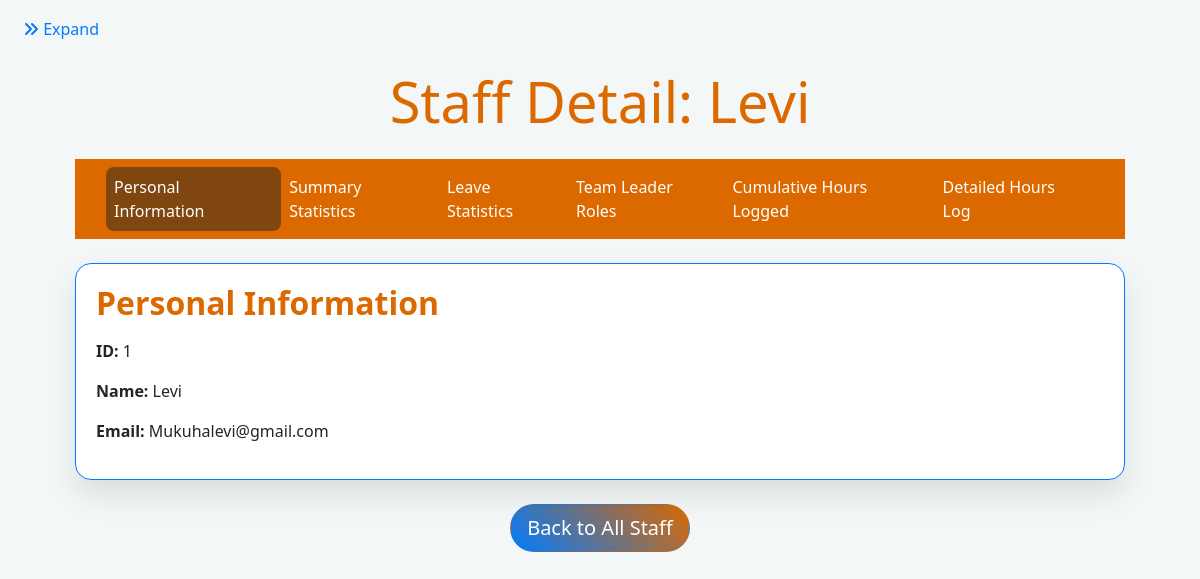
Page /staff_detail/1 on the committed database.
### app.py (models this page shows)
class Staff(db.Model):
    id = db.Column(db.Integer, primary_key=True)
    name = db.Column(db.String(100), nullable=False)
    email = db.Column(db.String(120), unique=True, nullable=False)
    leave_days_remaining = db.Column(db.Float, default=0.0)  # Leave days remaining in hours
    is_team_leader = db.Column(Boolean, default=False)  # New field to indicate if the staff is a team leader
    receive_notifications = db.Column(Boolean, default=True)  # New field for notification preferences
    engagements = db.relationship('Engagement', backref='team_leader', lazy=True)
    proposals = db.relationship('Proposal', backref='team_leader', lazy=True)
    hours_logs = db.relationship('HoursLog', backref='staff_member', lazy=True)
    leave_records = db.relationship('LeaveRecord', backref='staff', lazy=True)
    utilizations = db.relationship('Utilization', backref='staff', lazy=True)

### app.py (the view)
@app.route('/staff_detail/<int:staff_id>')
def staff_detail(staff_id):
    staff = Staff.query.get_or_404(staff_id)
    engagements = Engagement.query.filter_by(team_leader_id=staff_id).all()
    proposals = Proposal.query.filter_by(team_leader_id=staff_id).all()
    hours_logs = HoursLog.query.filter_by(staff_id=staff_id).order_by(HoursLog.date).all()
    cumulative_hours = {
        'engagements': defaultdict(float),
        'proposals': defaultdict(float),
        'non_billables': defaultdict(float)
    }
    hours_logs_by_date = defaultdict(lambda: defaultdict(lambda: defaultdict(lambda: defaultdict(list))))
    total_hours = 0
    categories_hours = defaultdict(float)
    first_log_date = None
    last_log_date = None
    for log in hours_logs:
        total_hours += log.hours
        categories_hours[log.category] += log.hours
        if log.category == 'engagement':
            engagement = Engagement.query.get(log.item_id)
            if engagement:
                cumulative_hours['engagements'][engagement.name] += log.hours
        elif log.category == 'proposal':
            proposal = Proposal.query.get(log.item_id)
            if proposal:
                cumulative_hours['proposals'][proposal.name] += log.hours
        elif log.category == 'non_billable':
            non_billable = NonBillable.query.get(log.item_id)
            if non_billable:
                cumulative_hours['non_billables'][non_billable.name] += log.hours
        if first_log_date is None or log.date < first_log_date:
            first_log_date = log.date
        if last_log_date is None or log.date > last_log_date:
            last_log_date = log.date
        year = log.date.year
        month = log.date.strftime('%B')
        week = log.date.isocalendar()[1]
        day = log.date.day
        hours_logs_by_date[year][month][week][day].append(log)
    today = datetime.now().date()
    current_date = datetime.now().date()
    if current_date.month > 6:
        start_of_financial_year = datetime(current_date.year, 7, 1).date()
        end_of_financial_year = datetime(current_date.year + 1, 6, 30).date()
    else:
        start_of_financial_year = datetime(current_date.year - 1, 7, 1).date()
        end_of_financial_year = datetime(current_date.year, 6, 30).date()
    total_months = (current_date.year - start_of_financial_year.year) * 12 + current_date.month - start_of_financial_year.month
    leave_earned = min(total_months * 1.75, 21)  # cap at 21 days per financial year
    leave_taken = LeaveRecord.query.filter(
        LeaveRecord.staff_id == staff_id,
        LeaveRecord.date >= start_of_financial_year
    ).count()
    current_balance = max(0, leave_earned - leave_taken)
    total_leave_available = min(12 * 1.75, 21)  # cap at 21 days per financial year
    if leave_taken > 0:
        total_leave_available = max(0, total_leave_available - leave_taken)
    leave_stats = {
        'used_leave_days': leave_taken,
        'used_leave_hours': leave_taken * 7.5,  # Assuming 7.5 hours per day
        'current_balance_days': round(current_balance, 2),
        'current_balance_hours': round(current_balance * 7.5, 2),
        'total_available_days': round(total_leave_available, 2),
        'total_available_hours': round(total_leave_available * 7.5, 2)
    }
    days_with_logs = len(hours_logs_by_date)
    average_daily_hours = total_hours / days_with_logs if days_with_logs > 0 else 0
    if first_log_date and last_log_date:
        total_workdays = sum(1 for d in (first_log_date + timedelta(n) for n in range((last_log_date - first_log_date).days + 1))
                             if d.weekday() < 5)  # Monday to Friday
        available_hours = total_workdays * 7.5
    else:
        available_hours = 0
    utilization_rate = (total_hours / available_hours * 100) if available_hours > 0 else 0
    most_active_category = max(categories_hours, key=categories_hours.get, default='none')
    return render_template('staff_detail.html',
                           staff=staff,
                           engagements=engagements,
                           proposals=proposals,
                           hours_logs=hours_logs,
                           cumulative_hours=cumulative_hours,
                           hours_logs_by_date=hours_logs_by_date,
                           Engagement=Engagement,
                           Proposal=Proposal,
                           NonBillable=NonBillable,
                           today=today,
                           total_hours=round(total_hours, 2),
                           average_daily_hours=round(average_daily_hours, 2),
                           utilization_rate=round(utilization_rate, 2),
                           most_active_category=most_active_category.capitalize(),
                           leave_stats=leave_stats)

### templates/staff_detail.html (shortened to what this page needs)
{% extends "base.html" %}
{% block content %}
<div class="container mt-5">
    <h1 class="display-4 mb-4 text-center text-primary">Staff Detail: {{ staff.name }}</h1>
    <nav class="navbar navbar-expand-lg navbar-dark bg-primary mb-4 shadow rounded-pill">
        <div class="container">
            <ul class="navbar-nav flex-nowrap">
                <li class="nav-item">
                    <a class="nav-link active" href="#personal-info" data-bs-toggle="collapse" data-bs-target="#personal-info">
                         Personal Information
                    </a>
                </li>
                <li class="nav-item">
                    <a class="nav-link" href="#summary-stats" data-bs-toggle="collapse" data-bs-target="#summary-stats">
                         Summary Statistics
                    </a>
                </li>
                <li class="nav-item">
                    <a class="nav-link" href="#leave-stats" data-bs-toggle="collapse" data-bs-target="#leave-stats">
                         Leave Statistics
                    </a>
                </li>
                <li class="nav-item">
                    <a class="nav-link" href="#team-roles" data-bs-toggle="collapse" data-bs-target="#team-roles">
                         Team Leader Roles
                    </a>
                </li>
                <li class="nav-item">
                    <a class="nav-link" href="#cumulative-hours" data-bs-toggle="collapse" data-bs-target="#cumulative-hours">
                         Cumulative Hours Logged
                    </a>
                </li>
                <li class="nav-item">
                    <a class="nav-link" href="#detailed-hours" data-bs-toggle="collapse" data-bs-target="#detailed-hours">
                         Detailed Hours Log
                    </a>
                </li>
            </ul>
        </div>
    </nav>
    {% for section_id, section_title, section_class in [
        ('personal-info', 'Personal Information', 'primary'),
        ('summary-stats', 'Summary Statistics', 'success'),
        ('leave-stats', 'Leave Statistics', 'warning'),
        ('team-roles', 'Team Leader Roles', 'info'),
        ('cumulative-hours', 'Cumulative Hours Logged', 'secondary'),
        ('detailed-hours', 'Detailed Hours Log', 'dark')
    ] %}
    <div id="{{ section_id }}" class="collapse {{ section_id == 'personal-info' and 'show' }}">
        <div class="card mb-4 border-{{ section_class }} shadow-lg rounded-4">
            <div class="card-body">
                <h2 class="card-title text-{{ section_class }} mb-3">{{ section_title }}</h2>
                {% if section_id == 'personal-info' %}
                <p><strong>ID:</strong> {{ staff.id }}</p>
                <p><strong>Name:</strong> {{ staff.name }}</p>
                <p><strong>Email:</strong> {{ staff.email }}</p>
                {% elif section_id == 'summary-stats' %}
                <p><strong>Total Hours Logged:</strong> {{ total_hours }} hours</p>
                <p><strong>Average Daily Hours:</strong> {{ average_daily_hours }} hours</p>
                <p><strong>Utilization Rate:</strong> {{ utilization_rate }}%</p>
                <p><strong>Most Active Category:</strong> {{ most_active_category }}</p>
                {% endif %}
            </div>
        </div>
    </div>
    {% endfor %}
    <div class="mt-4 text-center">
        <a href="{{ url_for('view_details') }}" class="btn btn-lg gradient-button">Back to All Staff</a>
    </div>
</div>
{% endblock %}

### templates/base.html (style rules this page uses)
html, body { height: 100%; margin: 0; }

### templates/staff_detail.html (style rules this page uses)
body { font-family: 'Segoe UI', Tahoma, Geneva, Verdana, sans-serif; background-color: #f4f7f8; }
.bg-primary { background-color: #dc6900 !important; }
.text-primary { color: #dc6900 !important; }
.navbar-nav .nav-link { color: #fff !important; }
.navbar-nav .nav-link.active, .navbar-nav .nav-link:hover { background-color: #804610 !important; border-radius: 0.5rem; transition: background-color 0.3s ease; }
.card { border-radius: 1rem; }
.card-title { font-weight: 600; }
.gradient-button { background: linear-gradient(45deg, #007bff, #dc6900); color: white; border-radius: 50px; transition: background 0.3s ease; }
.shadow-lg { box-shadow: 0 15px 30px rgba(0, 0, 0, 0.1); }

### rows in the picture
Staff: name "Levi", id "1", name "Levi", email "Mukuhalevi@gmail.com"

### other values in the picture
{{ section_title }} "Personal Information"
